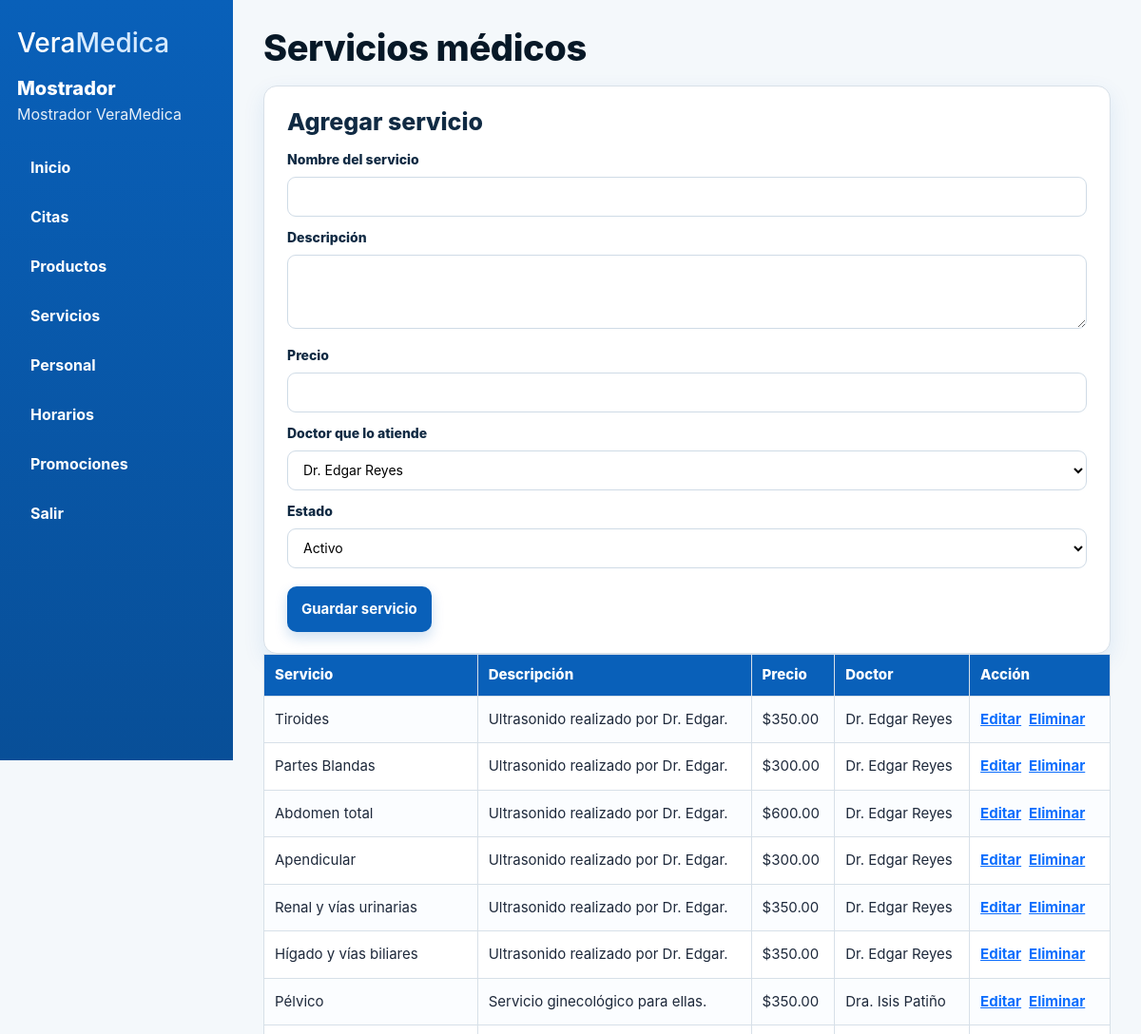
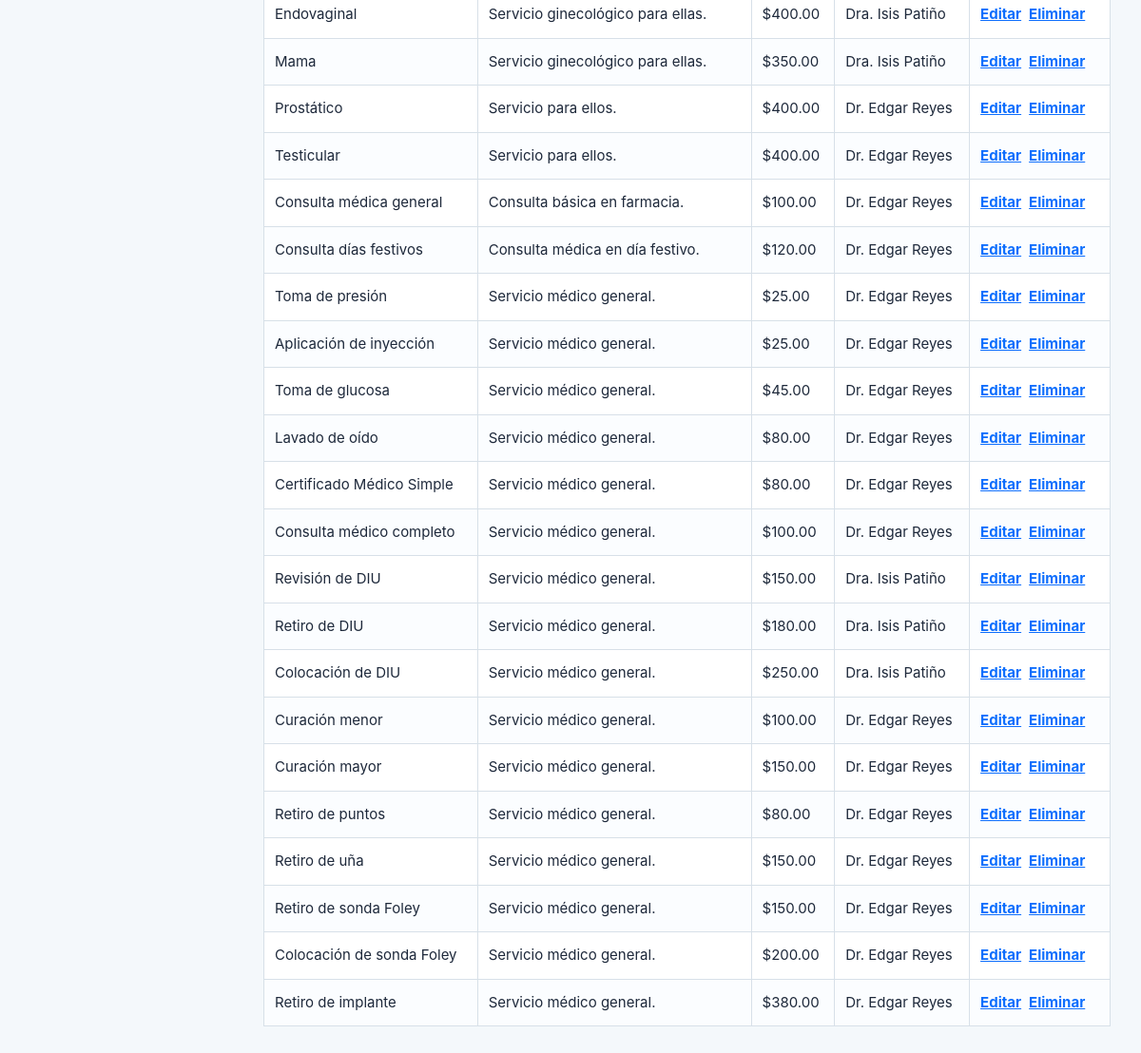
/admin/servicios.php (signed in), run on the app's committed database (2 pictures, top to bottom).
### tables this page shows
CREATE TABLE servicios(
 id_servicio INT AUTO_INCREMENT PRIMARY KEY,
 nombre VARCHAR(100) NOT NULL,
 descripcion TEXT,
 precio DECIMAL(10,2) DEFAULT 0,
 id_doctor INT NULL,
 activo TINYINT DEFAULT 1,
 FOREIGN KEY(id_doctor) REFERENCES doctores(id_doctor)
);

CREATE TABLE usuarios(
 id_usuario INT AUTO_INCREMENT PRIMARY KEY,
 nombre VARCHAR(120) NOT NULL,
 correo VARCHAR(150) NOT NULL UNIQUE,
 telefono VARCHAR(20),
 password_hash VARCHAR(255) NOT NULL,
 id_rol INT NOT NULL,
 estado TINYINT DEFAULT 1,
 creado_en TIMESTAMP DEFAULT CURRENT_TIMESTAMP,
 FOREIGN KEY (id_rol) REFERENCES roles(id_rol)
);

### admin/servicios.php (the view, shortened to what this page needs)
<?php include '_top.php';
$docs=$pdo->query("SELECT d.id_doctor,u.nombre FROM doctores d JOIN usuarios u ON d.id_usuario=u.id_usuario WHERE d.activo=1 ORDER BY u.nombre")->fetchAll();
$edit=null;if(isset($_GET['editar'])){$st=$pdo->prepare("SELECT * FROM servicios WHERE id_servicio=?");$st->execute([(int)$_GET['editar']]);$edit=$st->fetch();}
$servicios=$pdo->query("SELECT s.*,u.nombre doctor FROM servicios s LEFT JOIN doctores d ON s.id_doctor=d.id_doctor LEFT JOIN usuarios u ON d.id_usuario=u.id_usuario WHERE s.activo=1 ORDER BY s.id_servicio")->fetchAll();
?>
<h1>Servicios médicos</h1>
<div class="box form"><h2><?= $edit?'Editar servicio':'Agregar servicio' ?></h2><form method="post"><input type="hidden" name="id_servicio" value="<?=htmlspecialchars($edit['id_servicio']??'')?>"><label>Nombre del servicio</label><input name="nombre" value="<?=htmlspecialchars($edit['nombre']??'')?>" required><label>Descripción</label><textarea name="descripcion"><?=htmlspecialchars($edit['descripcion']??'')?></textarea><label>Precio</label><input type="number" step="0.01" name="precio" value="<?=htmlspecialchars($edit['precio']??'')?>" required><label>Doctor que lo atiende</label><select name="id_doctor" required><?php foreach($docs as $d): ?><option value="<?=$d['id_doctor']?>" <?=isset($edit['id_doctor'])&&$edit['id_doctor']==$d['id_doctor']?'selected':''?>><?=htmlspecialchars($d['nombre'])?></option><?php endforeach; ?></select><label>Estado</label><select name="activo"><option value="1">Activo</option><option value="0" <?=isset($edit['activo'])&&!$edit['activo']?'selected':''?>>Inactivo</option></select><button class="btn">Guardar servicio</button><?php if($edit): ?><a class="btn-dark" href="servicios.php">Cancelar edición</a><?php endif; ?></form></div>
<table><tr><th>Servicio</th><th>Descripción</th><th>Precio</th><th>Doctor</th><th>Acción</th></tr><?php foreach($servicios as $s): ?><tr><td><?=htmlspecialchars($s['nombre'])?></td><td><?=htmlspecialchars($s['descripcion'])?></td><td>$<?=number_format($s['precio'],2)?></td><td><?=htmlspecialchars($s['doctor']??'')?></td><td class="acciones"><a href="?editar=<?=$s['id_servicio']?>">Editar</a><a href="?eliminar=<?=$s['id_servicio']?>" onclick="return confirm('¿Eliminar este servicio?')">Eliminar</a></td></tr><?php endforeach; ?></table>
<?php include '_bottom.php'; ?>

### assets/css/estilos.css (style rules this page uses)
:root { --azul:#0960B9; --azul2:#084F98; --azul3:#EAF4FF; --dorado:#F7C948; --verde:#1ED760; --rojo:#FF5A4E; --gris:#F5F7FB; --texto:#1E293B; --borde:#D8E0E8; --sombra:0 8px 22px rgba(9,96,185,.10); --radio:14px; }
* { box-sizing:border-box }
html,body { height:100% }
body { margin:0; font-family:Inter,Arial,Helvetica,sans-serif; color:var(--texto); background:#f4f8fb; }
.btn, .btn-primary, .btn-dark { font-size:15px!important; display:inline-block; background:var(--azul)!important; color:#fff!important; border:none!important; border-radius:10px!important; padding:13px 15px!important; font-weight:700!important; text-decoration:none!important; cursor:pointer; box-shadow:0 6px 14px rgba(9,96,185,.20); transition:.2s; }
.box, .card, .modal-card { background:#fff; border:1px solid var(--borde); border-radius:var(--radio); padding:20px; box-shadow:var(--sombra); }
h1 { font-size:34px; font-weight:800; color:#071827; margin:0 0 18px; letter-spacing:-.4px; }
h2 { font-size:24px; font-weight:800; color:#102A43; margin:0 0 16px; }
.form label, .filtros p b { font-weight:800; color:#102A43; font-size:15px; margin-bottom:5px; display:block; }
.form input, .form select, .form textarea, .filtros select, .filtros input, .searchbar input { width:100%; height:44px; padding:9px 13px; margin:6px 0 12px; border:1px solid #cfdbe6; border-radius:10px; font-size:15px; background:#fff; outline:none; }
.form textarea { height:auto; min-height:86px; resize:vertical; }
.form .btn { margin-top:8px; }
table { border-collapse:collapse; width:100%; background:white; margin:0; font-size:15px; }
th,td { border:1px solid #D7E0E8; padding:10px 11px; text-align:left; vertical-align:middle; }
th { background:var(--azul); color:white; font-weight:800; }
tr:nth-child(even) td { background:#FBFDFF; }
.acciones a { display:inline-block; margin:3px 8px 3px 0; font-weight:700; }
.admin-main .box { padding:22px 24px; }
.admin-main h1 { font-size:38px; margin-bottom:16px; }
.admin-main h2 { font-size:25px; margin-bottom:14px; }
.admin-main .form input, .admin-main .form select, .admin-main .form textarea { height:42px; padding:9px 12px; margin:5px 0 11px; font-size:14px; border-radius:9px; }
.admin-main .form textarea { min-height:78px; }
.admin-main .form label { font-size:14px; margin-bottom:3px; }

### data on the page
servicios: nombre "Tiroides", descripcion "Ultrasonido realizado por Dr. Edgar.", precio "350.00", usuarios.nombre "Dr. Edgar Reyes"
servicios: nombre "Partes Blandas", descripcion "Ultrasonido realizado por Dr. Edgar.", precio "300.00", usuarios.nombre "Dr. Edgar Reyes"
servicios: nombre "Abdomen total", descripcion "Ultrasonido realizado por Dr. Edgar.", precio "600.00", usuarios.nombre "Dr. Edgar Reyes"
servicios: nombre "Apendicular", descripcion "Ultrasonido realizado por Dr. Edgar.", precio "300.00", usuarios.nombre "Dr. Edgar Reyes"
servicios: nombre "Renal y vías urinarias", descripcion "Ultrasonido realizado por Dr. Edgar.", precio "350.00", usuarios.nombre "Dr. Edgar Reyes"
servicios: nombre "Hígado y vías biliares", descripcion "Ultrasonido realizado por Dr. Edgar.", precio "350.00", usuarios.nombre "Dr. Edgar Reyes"
servicios: nombre "Pélvico", descripcion "Servicio ginecológico para ellas.", precio "350.00", usuarios.nombre "Dra. Isis Patiño"
servicios: nombre "Endovaginal", descripcion "Servicio ginecológico para ellas.", precio "400.00", usuarios.nombre "Dra. Isis Patiño"
servicios: nombre "Mama", descripcion "Servicio ginecológico para ellas.", precio "350.00", usuarios.nombre "Dra. Isis Patiño"
servicios: nombre "Prostático", descripcion "Servicio para ellos.", precio "400.00", usuarios.nombre "Dr. Edgar Reyes"
servicios: nombre "Testicular", descripcion "Servicio para ellos.", precio "400.00", usuarios.nombre "Dr. Edgar Reyes"
servicios: nombre "Consulta médica general", descripcion "Consulta básica en farmacia.", precio "100.00", usuarios.nombre "Dr. Edgar Reyes"
servicios: nombre "Consulta días festivos", descripcion "Consulta médica en día festivo.", precio "120.00", usuarios.nombre "Dr. Edgar Reyes"
servicios: nombre "Toma de presión", descripcion "Servicio médico general.", precio "25.00", usuarios.nombre "Dr. Edgar Reyes"
servicios: nombre "Aplicación de inyección", descripcion "Servicio médico general.", precio "25.00", usuarios.nombre "Dr. Edgar Reyes"
servicios: nombre "Toma de glucosa", descripcion "Servicio médico general.", precio "45.00", usuarios.nombre "Dr. Edgar Reyes"
servicios: nombre "Lavado de oído", descripcion "Servicio médico general.", precio "80.00", usuarios.nombre "Dr. Edgar Reyes"
servicios: nombre "Certificado Médico Simple", descripcion "Servicio médico general.", precio "80.00", usuarios.nombre "Dr. Edgar Reyes"
servicios: nombre "Consulta médico completo", descripcion "Servicio médico general.", precio "100.00", usuarios.nombre "Dr. Edgar Reyes"
servicios: nombre "Revisión de DIU", descripcion "Servicio médico general.", precio "150.00", usuarios.nombre "Dra. Isis Patiño"
servicios: nombre "Retiro de DIU", descripcion "Servicio médico general.", precio "180.00", usuarios.nombre "Dra. Isis Patiño"
servicios: nombre "Colocación de DIU", descripcion "Servicio médico general.", precio "250.00", usuarios.nombre "Dra. Isis Patiño"
servicios: nombre "Curación menor", descripcion "Servicio médico general.", precio "100.00", usuarios.nombre "Dr. Edgar Reyes"
servicios: nombre "Curación mayor", descripcion "Servicio médico general.", precio "150.00", usuarios.nombre "Dr. Edgar Reyes"
servicios: nombre "Retiro de puntos", descripcion "Servicio médico general.", precio "80.00", usuarios.nombre "Dr. Edgar Reyes"
servicios: nombre "Retiro de uña", descripcion "Servicio médico general.", precio "150.00", usuarios.nombre "Dr. Edgar Reyes"
servicios: nombre "Retiro de sonda Foley", descripcion "Servicio médico general.", precio "150.00", usuarios.nombre "Dr. Edgar Reyes"
servicios: nombre "Colocación de sonda Foley", descripcion "Servicio médico general.", precio "200.00", usuarios.nombre "Dr. Edgar Reyes"
servicios: nombre "Retiro de implante", descripcion "Servicio médico general.", precio "380.00", usuarios.nombre "Dr. Edgar Reyes"

### other printed values
usuarioActual() "Mostrador VeraMedica"
form field id_doctor "Dr. Edgar Reyes"
